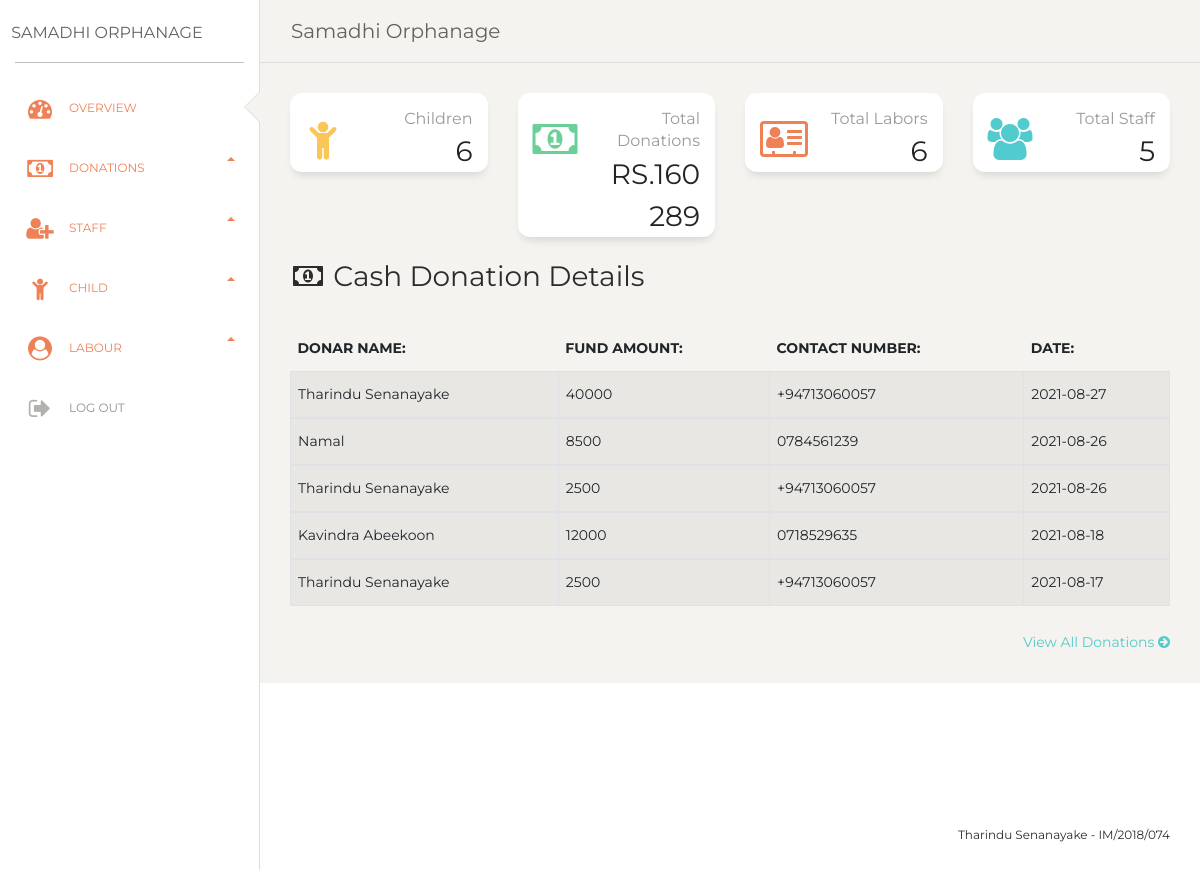
Page /dashboard.php on the committed database.
### tables this page shows
CREATE TABLE `donars` (
  `donarId` int(11) NOT NULL,
  `donarName` varchar(50) NOT NULL,
  `contactNo` varchar(50) NOT NULL,
  `Address` varchar(50) NOT NULL,
  `donationType` varchar(50) NOT NULL,
  `cash` varchar(100) NOT NULL,
  `date` datetime NOT NULL
);

### dashboard.php (the view, shortened to what this page needs)
<?php
include "include/db.php";
?>
<?php
$get_labor = "select count(laborid) from labor ";
$run_labor = mysqli_query($conn,$get_labor);
$row_labor=mysqli_fetch_array($run_labor);
$alllabor = $row_labor['count(laborid)'];
$get_staff = "select count(staffid) from staff ";
$run_staff = mysqli_query($conn,$get_staff);
$row_staff=mysqli_fetch_array($run_staff);
$allstaff = $row_staff['count(staffid)'];
$get_child = "select count(id) from childdetails ";
$run_child = mysqli_query($conn,$get_child);
$row_child=mysqli_fetch_array($run_child);
$allchild = $row_child['count(id)'];
$get_donation = "select sum(cash) from donars ";
$run_donation = mysqli_query($conn,$get_donation);
$row_donation=mysqli_fetch_array($run_donation);
$alldonation = $row_donation['sum(cash)'];
?>
<!DOCTYPE html>
<html lang="en">
<head>
  <link href="https://maxcdn.bootstrapcdn.com/font-awesome/latest/css/font-awesome.min.css" rel="stylesheet">
  <link href="./css/bootstrap.min.css" rel="stylesheet" />
  <link href="./css/dashboard.css?v=2.0.1" rel="stylesheet" />
</head>
<body class="">
  <div class="wrapper ">
    <div class="sidebar" data-color="white" data-active-color="danger">
      <div class="logo">
        <a href="dashboard.php" class="simple-text logo-normal">
          Samadhi Orphanage
        </a>
      </div>
      <div class="sidebar-wrapper">
        <ul class="nav">
          <li class="active ">
            <a href="./dashboard.php">
              <i class="fa fa-tachometer"></i>
              <p>OverView</p>
            </a>
          </li>
          <li class="active">
            <a data-toggle="collapse" href="#componentsExamples" aria-expanded="true">
              <i class="fa fa-money"></i>
              Donations <b class="caret"></b>
            </a>
          <li class="active">
            <a data-toggle="collapse" href="#componentsExamples" aria-expanded="true">
              <i class="fa fa-user-plus"></i>
              Staff <b class="caret"></b>
            </a>
          <li class="active">
            <a data-toggle="collapse" href="#componentsExamples" aria-expanded="true">
              <i class="fa fa-child"></i>
              Child <b class="caret"></b>
            </a>
          <li class="active">
            <a data-toggle="collapse" href="#componentsExamples" aria-expanded="true">
              <i class="fa fa-user-circle"></i>
              Labour <b class="caret"></b>
            </a>
          <li class="active-pro">
            <a href="logout.php">
              <i class="fa fa-sign-out"></i>
              <p>Log Out</p>
              </a>
          </li>
        </ul>
      </div>
    </div>
    <div class="main-panel">
      <nav class="navbar navbar-expand-lg navbar-absolute fixed-top navbar-transparent">
        <div class="container-fluid">
          <div class="navbar-wrapper">
            <a class="navbar-brand" href="javascript:;">Samadhi Orphanage</a>
          </div>
        </div>
      </nav>
      <div class="content">
        <div class="row">
          <div class="col-lg-3 col-md-6 col-sm-6">
            <div class="card card-stats">
              <div class="card-body ">
                <div class="row">
                  <div class="col-5 col-md-4">
                    <div class="icon-big text-center icon-warning">
                      <i class="fa fa-child text-warning"></i>
                    </div>
                  </div>
                  <a href="viewschild.php">
                  <div class="col-7 col-md-8">
                    <div class="numbers">
                      <p class="card-category">Children</p>
                      </a>
                      <p class="card-title"><?php echo $allchild?> <p>
                    </div>
                  </div>
                </div>
              </div>
            </div>
          </div>
          <div class="col-lg-3 col-md-6 col-sm-6">
            <div class="card card-stats">
              <div class="card-body ">
                <div class="row">
                  <div class="col-5 col-md-4">
                    <div class="icon-big text-center icon-warning">
                      <i class="fa fa-money text-success"></i>
                    </div>
                  </div>
                  <a href="viewdonation.php">
                  <div class="col-7 col-md-8">
                    <div class="numbers">
                      <p class="card-category">Total Donations</p>
                      </a>
                      <p class="card-title"> RS.<?php echo $alldonation?> <p>
                    </div>
                  </div>
                </div>
              </div>
            </div>
          </div>
          <div class="col-lg-3 col-md-6 col-sm-6">
            <div class="card card-stats">
              <div class="card-body ">
                <div class="row">
                  <div class="col-5 col-md-4">
                    <div class="icon-big text-center icon-warning">
                      <i class="fa fa-address-card-o text-danger"></i>
                    </div>
                  </div>
                  <a href="viewlabor.php">
                  <div class="col-7 col-md-8">
                    <div class="numbers">
                      <p class="card-category">Total Labors</p>
                      </a>
                      <p class="card-title"><?php echo $alllabor?><p>
                    </div>
                  </div>
                </div>
              </div>
          <div class="col-lg-3 col-md-6 col-sm-6">
            <div class="card card-stats">
              <div class="card-body ">
                <div class="row">
                  <div class="col-5 col-md-4">
                    <div class="icon-big text-center icon-warning">
                      <i class="fa fa-users text-primary"></i>
                    </div>
                  </div>
                  <a href="viewstaff.php">
                  <div class="col-7 col-md-8">
                    <div class="numbers">
                      <p class="card-category">Total Staff</p>
                      </a>
                      <p class="card-title"><?php echo $allstaff?><p><p>
                    </div>
                  </div>
                </div>
              </div>
              <div class="row" >
<div class="col-lg-12" >
<div class="panel panel-primary" >
<div class="panel-heading" >
<h3 class="panel-title" >
<i class="fa fa-money fa-fw" ></i> Cash Donation Details
</h3>
</div>
<div class="panel-body" >
<div class="table-responsive" >
<table class="table table-bordered table-hover table-striped" >
<thead>
<tr>
<th>Donar Name:</th>
<th>Fund Amount:</th>
<th>Contact Number:</th>
<th>Date:</th>
</tr>
</thead>
<?php
$get_order = "select * from donars order by date DESC limit 5 ";
$run_order = mysqli_query($conn,$get_order);
while($row_order=mysqli_fetch_array($run_order)){
$name = $row_order['donarName'];
$contact = $row_order['contactNo'];
$date = $row_order['date'];
$amount = $row_order['cash'];
?>
<tbody>
 <tr>
    <td><?php echo $name?></td>
      <td><?php echo $amount?></td>
    <td><?php echo $contact?></td>
   <td><?php echo substr($date, 0,10) ?></td>
 </tr>
<?php }?>
</tbody>
</table>
</div>
<div class="text-right" >
<a href="viewdonation.php.?viewdonation" >
View All Donations <i class="fa fa-arrow-circle-right" ></i>
</a>
</div>
</div>
</div>
</div>
            </div>
      <footer class="footer footer-black  footer-white ">
        <div class="container-fluid">
          <div class="row">
            <nav class="footer-nav">
            </nav>
            <div class="credits ml-auto">
              <span class="copyright">
                Tharindu Senanayake - IM/2018/074
              </span>
            </div>
          </div>
        </div>
      </footer>
</body>
</html>

### rows in the picture
donars: donarName "Tharindu Senanayake", cash "40000", contactNo "+94713060057", date "2021-08-27"
donars: donarName "Namal", cash "8500", contactNo "0784561239", date "2021-08-26"
donars: donarName "Tharindu Senanayake", cash "2500", contactNo "+94713060057", date "2021-08-26"
donars: donarName "Kavindra Abeekoon", cash "12000", contactNo "0718529635", date "2021-08-18"
donars: donarName "Tharindu Senanayake", cash "2500", contactNo "+94713060057", date "2021-08-17"

### other values in the picture
$allchild "6"
$alldonation "160289"
$alllabor "6"
$allstaff "5"
